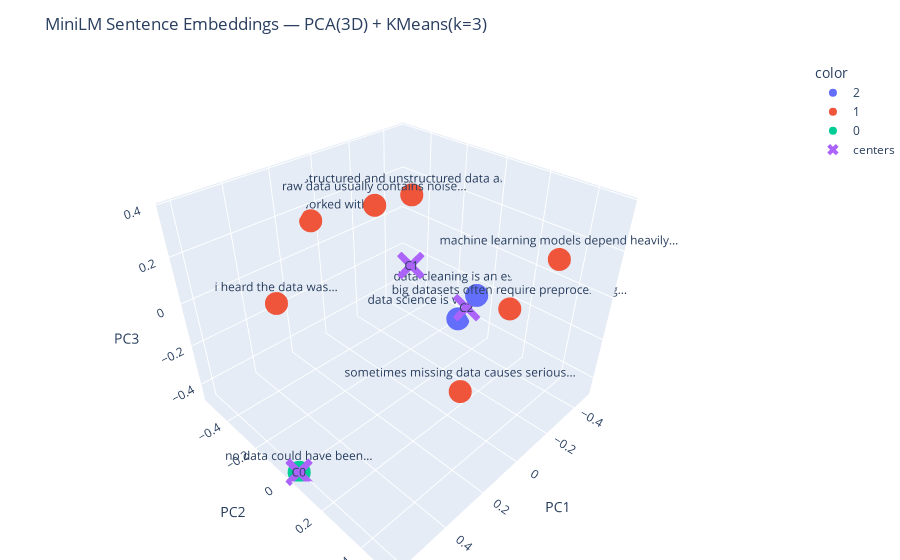

Here is the notebook cell this chart was saved with:
### Code cell
k = 3

# 1) Cluster in embedding space (cosine-normalized already)
kmeans = KMeans(n_clusters=k, n_init="auto", random_state=42)
labels = kmeans.fit_predict(emb)

# 2) Quality + sizes
sil = silhouette_score(emb, labels)  # Euclidean on normalized vectors ~ cosine-ish
sizes = np.bincount(labels)

print(f"KMeans(k={k}) — silhouette: {sil:.3f}")
for c, n in enumerate(sizes):
    print(f"  cluster {c}: {n} sentences")

# 3) Project sentence embeddings AND cluster centers to the same 3D space
emb3d = pca.transform(emb)                     # from your previous PCA fit
centers3d = pca.transform(kmeans.cluster_centers_)

short_labels = [
    " ".join(s.split()[:5]) + ("…" if len(s.split()) > 5 else "")
    for s in data
]

# 4) Plot points
fig = px.scatter_3d(
    x=emb3d[:, 0], y=emb3d[:, 1], z=emb3d[:, 2],
    color=labels.astype(str),
    text=short_labels,
    hover_name=short_labels,
    hover_data={"sentence": data, "cluster": labels.astype(str)},
    title=f"MiniLM Sentence Embeddings — PCA(3D) + KMeans(k={k})"
)
fig.update_traces(mode="markers+text", textposition="top center")

# 5) Add cluster centers as larger X markers
fig.add_scatter3d(
    x=centers3d[:, 0], y=centers3d[:, 1], z=centers3d[:, 2],
    mode="markers+text",
    text=[f"C{c}" for c in range(k)],
    textposition="middle center",
    marker=dict(size=10, symbol="x"),
    name="centers",
    showlegend=True
)

fig.update_layout(margin=dict(l=0, r=0, t=60, b=0),
                  scene=dict(xaxis_title="PC1", yaxis_title="PC2", zaxis_title="PC3"))
fig.show()

### Figure 1 — Plotly figure (JSON) as saved in the notebook; plotly's stock layout.template omitted (floating-point values rounded to 4 significant figures)
{"data": [{"customdata": [["data science is very important; it can help in many areas.", "2"], ["data cleaning is an essential step in any data science pipeline.", "2"]], "hovertemplate": "<b>%{hovertext}</b><br><br>color=2<br>x=%{x}<br>y=%{y}<br>z=%{z}<br>text=%{text}<br>sentence=%{customdata[0]}<br>cluster=%{customdata[1]}<extra></extra>", "hovertext": ["data science is very important;…", "data cleaning is an essential…"], "legendgroup": "2", "marker": {"color": "#636efa", "symbol": "circle"}, "mode": "markers+text", "name": "2", "scene": "scene", "showlegend": true, "text": ["data science is very important;…", "data cleaning is an essential…"], "textposition": "top center", "type": "scatter3d", "x": [-0.4849, -0.3853], "y": [-0.1616, 0.009991], "z": [-0.4421, -0.1774]}, {"customdata": [["the data i worked with was mainly for health and insurance purposes.", "1"], ["i heard the data was corrupted before it was used.", "1"], ["big datasets often require preprocessing before analysis.", "1"], ["machine learning models depend heavily on the quality of data.", "1"], ["sometimes missing data causes serious problems in predictions.", "1"], ["raw data usually contains noise and irrelevant information.", "1"], ["structured and unstructured data are both valuable for insights.", "1"]], "hovertemplate": "<b>%{hovertext}</b><br><br>color=1<br>x=%{x}<br>y=%{y}<br>z=%{z}<br>text=%{text}<br>sentence=%{customdata[0]}<br>cluster=%{customdata[1]}<extra></extra>", "hovertext": ["the data i worked with…", "i heard the data was…", "big datasets often require preprocessing…", "machine learning models depend heavily…", "sometimes missing data causes serious…", "raw data usually contains noise…", "structured and unstructured data are…"], "legendgroup": "1", "marker": {"color": "#EF553B", "symbol": "circle"}, "mode": "markers+text", "name": "1", "scene": "scene", "showlegend": true, "text": ["the data i worked with…", "i heard the data was…", "big datasets often require preprocessing…", "machine learning models depend heavily…", "sometimes missing data causes serious…", "raw data usually contains noise…", "structured and unstructured data are…"], "textposition": "top center", "type": "scatter3d", "x": [0.05504, 0.4649, -0.274, -0.1134, 0.2555, 0.1083, -0.2425], "y": [-0.5374, -0.2144, 0.2541, 0.5101, 0.4484, -0.08761, -0.2488], "z": [0.1413, 0.08587, -0.07166, 0.323, -0.02867, 0.3798, 0.2535]}, {"customdata": [["no data could have been applied in any of this training.", "0"]], "hovertemplate": "<b>%{hovertext}</b><br><br>color=0<br>x=%{x}<br>y=%{y}<br>z=%{z}<br>text=%{text}<br>sentence=%{customdata[0]}<br>cluster=%{customdata[1]}<extra></extra>", "hovertext": ["no data could have been…"], "legendgroup": "0", "marker": {"color": "#00cc96", "symbol": "circle"}, "mode": "markers+text", "name": "0", "scene": "scene", "showlegend": true, "text": ["no data could have been…"], "textposition": "top center", "type": "scatter3d", "x": [0.6163], "y": [0.02727], "z": [-0.4636]}, {"marker": {"size": 10, "symbol": "x"}, "mode": "markers+text", "name": "centers", "showlegend": true, "text": ["C0", "C1", "C2"], "textposition": "middle center", "type": "scatter3d", "x": [0.6163, 0.03626, -0.4351], "y": [0.02727, 0.01776, -0.07581], "z": [-0.4636, 0.1547, -0.3098]}], "layout": {"legend": {"title": {"text": "color"}, "tracegroupgap": 0}, "margin": {"b": 0, "l": 0, "r": 0, "t": 60}, "scene": {"domain": {"x": [0, 1], "y": [0, 1]}, "xaxis": {"title": {"text": "PC1"}}, "yaxis": {"title": {"text": "PC2"}}, "zaxis": {"title": {"text": "PC3"}}}, "title": {"text": "MiniLM Sentence Embeddings — PCA(3D) + KMeans(k=3)"}}}
